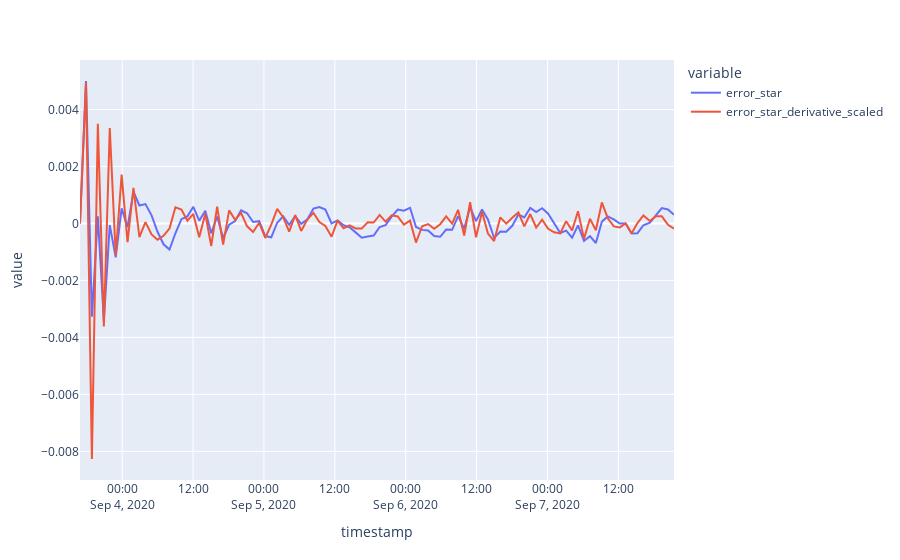

Here is the notebook cell this chart was saved with:
### Code cell
df.plot(kind='line', x='timestamp', y=['error_star','error_star_derivative_scaled'])
